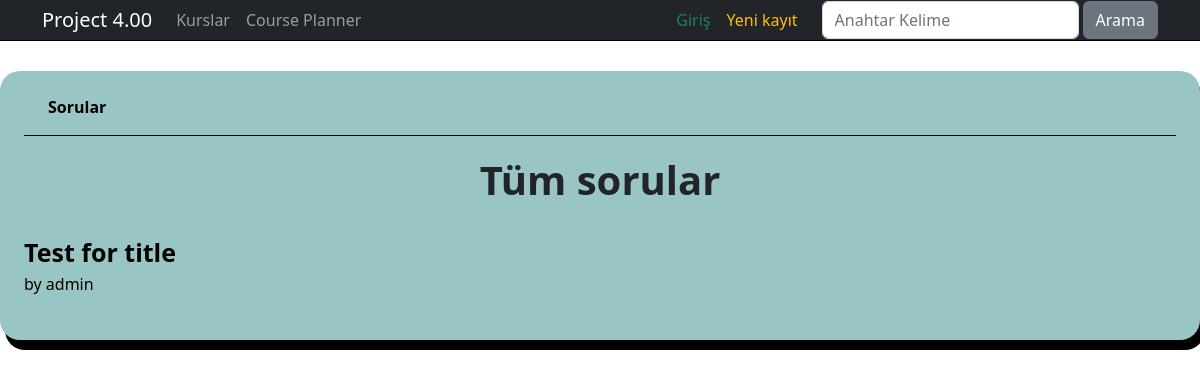
Before: /forum/ with the older database file.
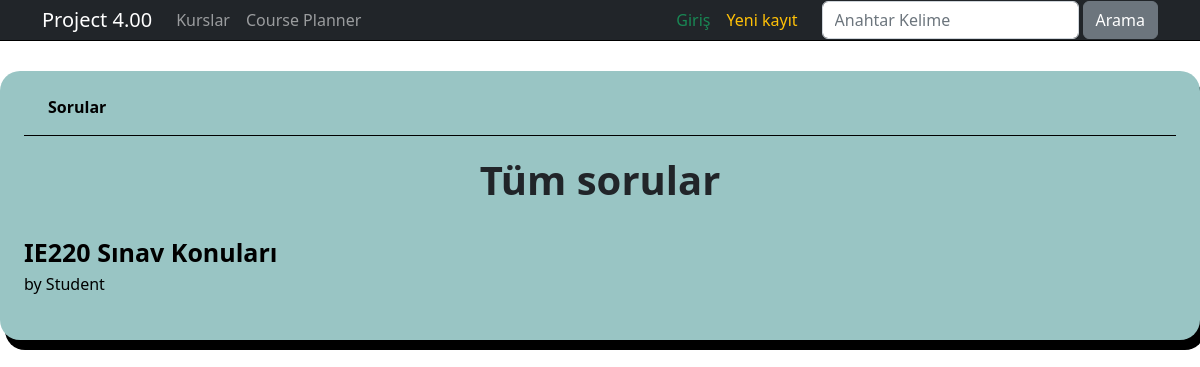
After: the same page with the newer database file.
### pages/models.py (models this page shows, shortened)
class Question(models.Model):
    author = models.ForeignKey(User, null=False, on_delete=models.CASCADE)
    title = models.CharField(max_length=200, null=False)
    body = models.TextField(null=False)
    created_at = models.DateTimeField(auto_now_add=True)
    updated_at = models.DateTimeField(auto_now=True)

### pages/views.py (the view)
# urls.py: path('', views.homePage, name='forum'),
def homePage(request):
    questions = Question.objects.all().order_by('-created_at')
    context = {
        'questions': questions
    }
    return render(request, 'homepage.html', context)

### pages/templates/homepage.html
{% extends 'layouts/page.html' %}
{% block content %}
<div class="page">
<h1 class="title">Tüm sorular</h1>
{% for question in questions %}
<div class="question-list-item">
  <a href="{% url 'question' question.id %}">
    <p class="question-list-item-title">
      {{question.title}}
    </p>
    <p class="question-list-item-author">
      by {{question.author.username}}
    </p>
  </a>
</div>
{% endfor %}
</div>
{% endblock %}

Changed rows visible on the page:
removed Question: title "Test for title", author.username "admin"
added Question: title "IE220 Sınav Konuları", author.username "Student"
